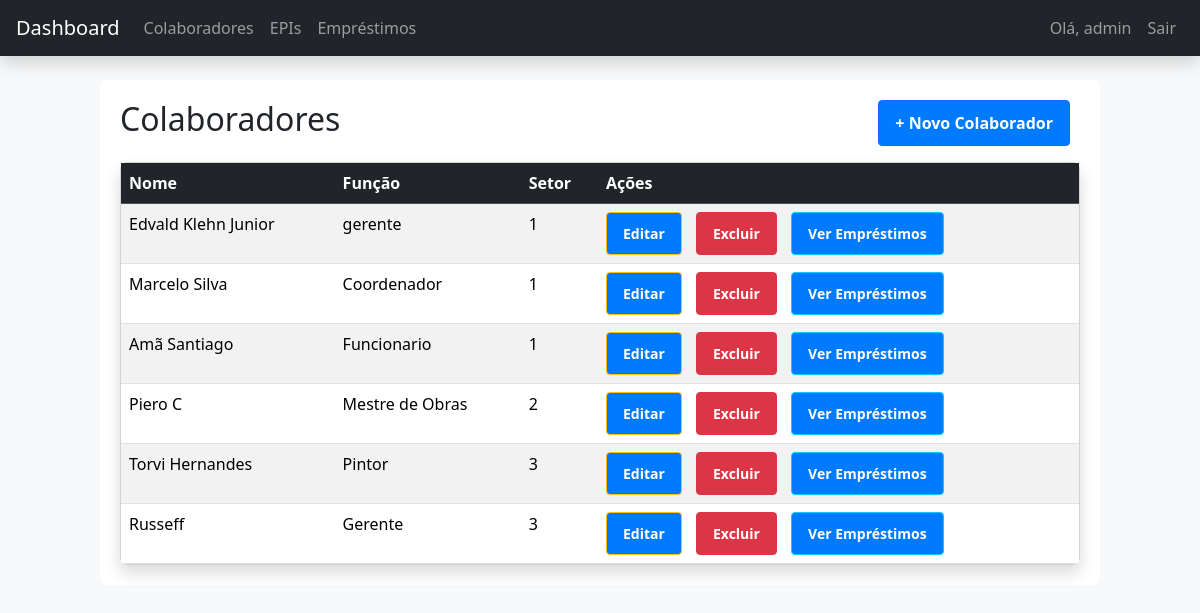
The app's page /colaboradores/ (signed in) with its own data.
### appEpi/models.py (models this page shows, shortened)
class Colaborador(models.Model):
    nome = models.CharField(max_length=100)
    cpf = models.CharField(max_length=14, unique=True)
    funcao = models.CharField(max_length=100, default='Desconhecida')
    setor = models.CharField(max_length=100)

### appEpi/views.py (the view)
# urls.py: path('colaboradores/', views.listar_colaboradores, name='listar_colaboradores'),
@login_required
def listar_colaboradores(request):
    colaboradores = Colaborador.objects.all()
    return render(request, 'colaboradores/listar.html', {'colaboradores': colaboradores})

### appEpi/templates/colaboradores/listar.html
{% extends 'base.html' %}
{% block content %}
<div class="d-flex justify-content-between align-items-center mb-3">
    <h2>Colaboradores</h2>
    <a class="btn btn-primary" href="{% url 'cadastrar_colaborador' %}">+ Novo Colaborador</a>
</div>
<div class="card shadow rounded-3">
    <div class="table-responsive">
        <table class="table table-striped table-hover mb-0">
            <thead class="table-dark">
                <tr>
                    <th>Nome</th>
                    <th>Função</th>
                    <th>Setor</th>
                    <th>Ações</th>
                </tr>
            </thead>
            <tbody>
                {% for c in colaboradores %}
                    <tr>
                        <td>{{ c.nome }}</td>
                        <td>{{ c.funcao }}</td>
                        <td>{{ c.setor }}</td>
                        <td>
                            <a class="btn btn-sm btn-warning" href="{% url 'editar_colaborador' c.id %}">Editar</a>
                            <a class="btn btn-sm btn-danger" href="{% url 'excluir_colaborador' c.id %}">Excluir</a>
                            <a class="btn btn-sm btn-info" href="{% url 'listar_emprestimos_colaborador' c.id %}">Ver Empréstimos</a>
                        </td>
                    </tr>
                {% empty %}
                    <tr><td colspan="4" class="text-center text-muted">Nenhum colaborador cadastrado.</td></tr>
                {% endfor %}
            </tbody>
        </table>
    </div>
</div>
{% endblock %}

### appEpi/templates/base.html (shortened to what this page needs)
<!DOCTYPE html>
<html lang="pt-br">
{% load static %}
<head>
<link rel="stylesheet" href="https://cdn.jsdelivr.net/npm/bootstrap@5.3.3/dist/css/bootstrap.min.css">
<link rel="stylesheet" href="{% static 'css/style.css' %}">
</head>
<body class="bg-light">
<nav class="navbar navbar-expand-lg navbar-dark bg-dark px-3 shadow">
<a class="navbar-brand" href="{% url 'home' %}">Dashboard</a>
<div class="collapse navbar-collapse">
<ul class="navbar-nav me-auto">
<li class="nav-item"><a class="nav-link" href="{% url 'listar_colaboradores' %}">Colaboradores</a></li>
<li class="nav-item"><a class="nav-link" href="{% url 'listar_epis' %}">EPIs</a></li>
<li class="nav-item"><a class="nav-link" href="{% url 'listar_emprestimos' %}">Empréstimos</a></li>
</ul>
<ul class="navbar-nav">
{% if user.is_authenticated %}
<li class="nav-item"><span class="nav-link">Olá, {{ user.username }}</span></li>
<li class="nav-item"><a class="nav-link" href="{% url 'logout' %}">Sair</a></li>
{% endif %}
</ul>
</div>
</nav>
<div class="container my-4">
{% block content %}{% endblock %}
</div>
</body>
</html>

### appEpi/templates/registration/static/css/style.css (style rules this page uses)
.container { max-width: 1000px; margin: 0 auto; padding: 20px; background-color: #fff; border-radius: 8px; }
.btn { display: inline-block; padding: 10px 16px; background-color: #007bff; color: white; border-radius: 4px; text-decoration: none; font-weight: bold; margin-right: 10px; }
.btn-danger { background-color: #dc3545; }

### records on screen
Colaborador: nome "Edvald Klehn Junior", funcao "gerente", setor "1"
Colaborador: nome "Marcelo Silva", funcao "Coordenador", setor "1"
Colaborador: nome "Amã Santiago", funcao "Funcionario", setor "1"
Colaborador: nome "Piero C", funcao "Mestre de Obras", setor "2"
Colaborador: nome "Torvi Hernandes", funcao "Pintor", setor "3"
Colaborador: nome "Russeff", funcao "Gerente", setor "3"

### other values on screen
{{ user.username }} "admin"
